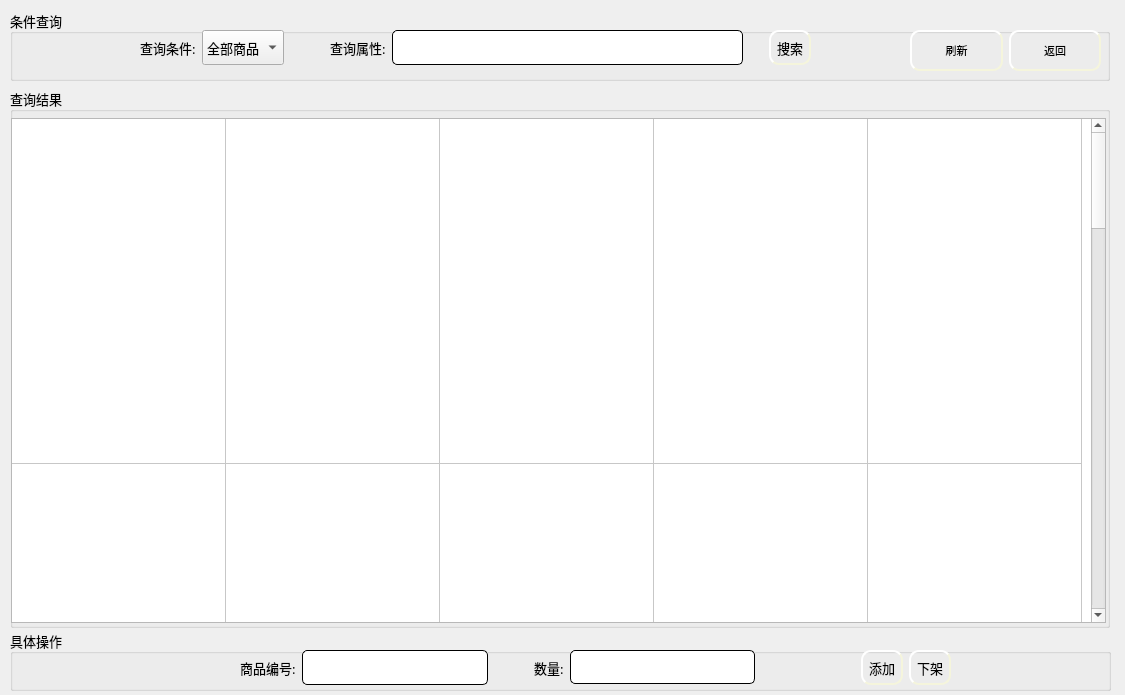
<?xml version="1.0" encoding="UTF-8"?>
<ui version="4.0">
 <class>HomeCommodity</class>
 <widget class="QWidget" name="HomeCommodity">
  <property name="geometry">
   <rect>
    <x>0</x>
    <y>0</y>
    <width>1125</width>
    <height>695</height>
   </rect>
  </property>
  <property name="windowTitle">
   <string>Form</string>
  </property>
  <widget class="QGroupBox" name="groupBox">
   <property name="geometry">
    <rect>
     <x>10</x>
     <y>10</y>
     <width>1100</width>
     <height>71</height>
    </rect>
   </property>
   <property name="font">
    <font>
     <family>楷体</family>
     <pointsize>10</pointsize>
    </font>
   </property>
   <property name="title">
    <string>条件查询</string>
   </property>
   <widget class="QWidget" name="layoutWidget">
    <property name="geometry">
     <rect>
      <x>130</x>
      <y>20</y>
      <width>671</width>
      <height>35</height>
     </rect>
    </property>
    <layout class="QGridLayout" name="gridLayout">
     <item row="0" column="0">
      <widget class="QLabel" name="label">
       <property name="text">
        <string>查询条件:</string>
       </property>
      </widget>
     </item>
     <item row="0" column="5">
      <spacer name="horizontalSpacer">
       <property name="orientation">
        <enum>Qt::Horizontal</enum>
       </property>
       <property name="sizeType">
        <enum>QSizePolicy::Fixed</enum>
       </property>
       <property name="sizeHint" stdset="0">
        <size>
         <width>20</width>
         <height>20</height>
        </size>
       </property>
      </spacer>
     </item>
     <item row="0" column="3">
      <widget class="QLabel" name="label_2">
       <property name="text">
        <string>查询属性:</string>
       </property>
      </widget>
     </item>
     <item row="0" column="1">
      <widget class="QComboBox" name="comboBox">
       <property name="sizePolicy">
        <sizepolicy hsizetype="Preferred" vsizetype="Preferred">
         <horstretch>0</horstretch>
         <verstretch>0</verstretch>
        </sizepolicy>
       </property>
       <item>
        <property name="text">
         <string>全部商品</string>
        </property>
       </item>
       <item>
        <property name="text">
         <string>商品编号</string>
        </property>
       </item>
       <item>
        <property name="text">
         <string>商品名称</string>
        </property>
       </item>
      </widget>
     </item>
     <item row="0" column="4">
      <widget class="QLineEdit" name="le_select">
       <property name="enabled">
        <bool>false</bool>
       </property>
       <property name="sizePolicy">
        <sizepolicy hsizetype="Expanding" vsizetype="Preferred">
         <horstretch>0</horstretch>
         <verstretch>0</verstretch>
        </sizepolicy>
       </property>
       <property name="styleSheet">
        <string notr="true">QLineEdit{
    border-style: outset;
    border-width: 1px;
    border-radius: 5px;

    min-width: 5em;
    padding: 6px;
}</string>
       </property>
      </widget>
     </item>
     <item row="0" column="6">
      <widget class="QPushButton" name="pb_select">
       <property name="sizePolicy">
        <sizepolicy hsizetype="Minimum" vsizetype="Preferred">
         <horstretch>0</horstretch>
         <verstretch>0</verstretch>
        </sizepolicy>
       </property>
       <property name="styleSheet">
        <string notr="true">QPushButton{
	background-image: url(:/ico/pb1.jpg);
    border-style: outset;
    border-width: 2px;
    border-radius: 10px;
    border-color: beige;
    min-width: 5em;
    padding: 6px;
}
QPushButton:hover
{
	
	background-image: url(:/ico/pb.jpg);
    border-style: inset;
}

QPushButton:pressed{
	
	background-image: url(:/ico/pb2.jpg);
    border-style: inset;
}


</string>
       </property>
       <property name="text">
        <string>搜索</string>
       </property>
      </widget>
     </item>
     <item row="0" column="2">
      <spacer name="horizontalSpacer_2">
       <property name="orientation">
        <enum>Qt::Horizontal</enum>
       </property>
       <property name="sizeType">
        <enum>QSizePolicy::Fixed</enum>
       </property>
       <property name="sizeHint" stdset="0">
        <size>
         <width>40</width>
         <height>20</height>
        </size>
       </property>
      </spacer>
     </item>
    </layout>
   </widget>
   <widget class="QWidget" name="">
    <property name="geometry">
     <rect>
      <x>900</x>
      <y>20</y>
      <width>191</width>
      <height>41</height>
     </rect>
    </property>
    <layout class="QGridLayout" name="gridLayout_9">
     <item row="0" column="0">
      <widget class="QPushButton" name="pb_break">
       <property name="sizePolicy">
        <sizepolicy hsizetype="Minimum" vsizetype="Preferred">
         <horstretch>0</horstretch>
         <verstretch>0</verstretch>
        </sizepolicy>
       </property>
       <property name="font">
        <font>
         <pointsize>8</pointsize>
        </font>
       </property>
       <property name="styleSheet">
        <string notr="true">QPushButton{
	background-image: url(:/ico/pb1.jpg);
    border-style: outset;
    border-width: 2px;
    border-radius: 10px;
    border-color: beige;
    min-width: 5em;
    padding: 6px;
}
QPushButton:hover
{
	
	background-image: url(:/ico/pb.jpg);
    border-style: inset;
}

QPushButton:pressed{
	
	background-image: url(:/ico/pb2.jpg);
    border-style: inset;
}


</string>
       </property>
       <property name="text">
        <string>刷新</string>
       </property>
      </widget>
     </item>
     <item row="0" column="1">
      <widget class="QPushButton" name="pb_ack">
       <property name="sizePolicy">
        <sizepolicy hsizetype="Minimum" vsizetype="Preferred">
         <horstretch>0</horstretch>
         <verstretch>0</verstretch>
        </sizepolicy>
       </property>
       <property name="font">
        <font>
         <pointsize>8</pointsize>
        </font>
       </property>
       <property name="styleSheet">
        <string notr="true">QPushButton{
	background-image: url(:/ico/pb1.jpg);
    border-style: outset;
    border-width: 2px;
    border-radius: 10px;
    border-color: beige;
    min-width: 5em;
    padding: 6px;
}
QPushButton:hover
{
	
	background-image: url(:/ico/pb.jpg);
    border-style: inset;
}

QPushButton:pressed{
	
	background-image: url(:/ico/pb2.jpg);
    border-style: inset;
}


</string>
       </property>
       <property name="text">
        <string>返回</string>
       </property>
      </widget>
     </item>
    </layout>
   </widget>
  </widget>
  <widget class="QGroupBox" name="groupBox_2">
   <property name="geometry">
    <rect>
     <x>10</x>
     <y>88</y>
     <width>1100</width>
     <height>540</height>
    </rect>
   </property>
   <property name="font">
    <font>
     <family>楷体</family>
     <pointsize>10</pointsize>
    </font>
   </property>
   <property name="title">
    <string>查询结果</string>
   </property>
   <widget class="QStackedWidget" name="stackedWidget">
    <property name="geometry">
     <rect>
      <x>1</x>
      <y>30</y>
      <width>1095</width>
      <height>505</height>
     </rect>
    </property>
    <property name="currentIndex">
     <number>0</number>
    </property>
    <widget class="QWidget" name="page">
     <widget class="QTableWidget" name="tableWidget">
      <property name="geometry">
       <rect>
        <x>0</x>
        <y>0</y>
        <width>1095</width>
        <height>505</height>
       </rect>
      </property>
      <property name="mouseTracking">
       <bool>false</bool>
      </property>
      <property name="tabletTracking">
       <bool>false</bool>
      </property>
      <property name="acceptDrops">
       <bool>false</bool>
      </property>
      <property name="showGrid">
       <bool>true</bool>
      </property>
      <property name="wordWrap">
       <bool>true</bool>
      </property>
      <property name="cornerButtonEnabled">
       <bool>true</bool>
      </property>
      <property name="rowCount">
       <number>5</number>
      </property>
      <property name="columnCount">
       <number>5</number>
      </property>
      <attribute name="horizontalHeaderVisible">
       <bool>false</bool>
      </attribute>
      <attribute name="horizontalHeaderDefaultSectionSize">
       <number>214</number>
      </attribute>
      <attribute name="verticalHeaderVisible">
       <bool>false</bool>
      </attribute>
      <attribute name="verticalHeaderDefaultSectionSize">
       <number>345</number>
      </attribute>
      <row/>
      <row/>
      <row/>
      <row/>
      <row/>
      <column/>
      <column/>
      <column/>
      <column/>
      <column/>
     </widget>
    </widget>
    <widget class="QWidget" name="page_2">
     <widget class="QGroupBox" name="groupBox_4">
      <property name="geometry">
       <rect>
        <x>320</x>
        <y>310</y>
        <width>531</width>
        <height>181</height>
       </rect>
      </property>
      <property name="title">
       <string>商品规格</string>
      </property>
      <widget class="QWidget" name="layoutWidget">
       <property name="geometry">
        <rect>
         <x>21</x>
         <y>20</y>
         <width>191</width>
         <height>71</height>
        </rect>
       </property>
       <layout class="QGridLayout" name="gridLayout_3">
        <item row="0" column="0">
         <widget class="QLabel" name="lb_old">
          <property name="sizePolicy">
           <sizepolicy hsizetype="Fixed" vsizetype="Preferred">
            <horstretch>0</horstretch>
            <verstretch>0</verstretch>
           </sizepolicy>
          </property>
          <property name="font">
           <font>
            <family>楷体</family>
            <pointsize>12</pointsize>
           </font>
          </property>
          <property name="text">
           <string>成本价:</string>
          </property>
         </widget>
        </item>
        <item row="0" column="1">
         <widget class="QLineEdit" name="le_old_price">
          <property name="enabled">
           <bool>false</bool>
          </property>
          <property name="sizePolicy">
           <sizepolicy hsizetype="Expanding" vsizetype="Preferred">
            <horstretch>0</horstretch>
            <verstretch>0</verstretch>
           </sizepolicy>
          </property>
         </widget>
        </item>
        <item row="1" column="0">
         <widget class="QLabel" name="lb_new">
          <property name="font">
           <font>
            <family>楷体</family>
            <pointsize>12</pointsize>
           </font>
          </property>
          <property name="text">
           <string>售价:</string>
          </property>
         </widget>
        </item>
        <item row="1" column="1">
         <widget class="QLineEdit" name="le_new_price">
          <property name="enabled">
           <bool>false</bool>
          </property>
          <property name="sizePolicy">
           <sizepolicy hsizetype="Expanding" vsizetype="Preferred">
            <horstretch>0</horstretch>
            <verstretch>0</verstretch>
           </sizepolicy>
          </property>
         </widget>
        </item>
       </layout>
      </widget>
     </widget>
     <widget class="QGroupBox" name="groupBox_5">
      <property name="geometry">
       <rect>
        <x>320</x>
        <y>10</y>
        <width>771</width>
        <height>291</height>
       </rect>
      </property>
      <property name="title">
       <string>商家评价</string>
      </property>
      <layout class="QGridLayout" name="gridLayout_5">
       <item row="0" column="0">
        <widget class="QTextBrowser" name="tb_evaluate"/>
       </item>
      </layout>
     </widget>
     <widget class="QGroupBox" name="groupBox_6">
      <property name="geometry">
       <rect>
        <x>10</x>
        <y>10</y>
        <width>291</width>
        <height>481</height>
       </rect>
      </property>
      <property name="title">
       <string>商品详情</string>
      </property>
      <widget class="QWidget" name="layoutWidget_2">
       <property name="geometry">
        <rect>
         <x>20</x>
         <y>370</y>
         <width>153</width>
         <height>31</height>
        </rect>
       </property>
       <layout class="QGridLayout" name="gridLayout_4">
        <item row="0" column="0">
         <widget class="QLabel" name="label_7">
          <property name="text">
           <string>浏览次数:</string>
          </property>
         </widget>
        </item>
        <item row="0" column="1">
         <widget class="QLabel" name="lb_call">
          <property name="text">
           <string/>
          </property>
         </widget>
        </item>
       </layout>
      </widget>
      <widget class="QWidget" name="layoutWidget_4">
       <property name="geometry">
        <rect>
         <x>20</x>
         <y>420</y>
         <width>179</width>
         <height>41</height>
        </rect>
       </property>
       <layout class="QGridLayout" name="gridLayout_6">
        <item row="0" column="0">
         <widget class="QLabel" name="label_5">
          <property name="font">
           <font>
            <family>黑体</family>
            <pointsize>20</pointsize>
           </font>
          </property>
          <property name="text">
           <string>评分:</string>
          </property>
         </widget>
        </item>
        <item row="0" column="1">
         <widget class="QLabel" name="label_6">
          <property name="font">
           <font>
            <family>黑体</family>
            <pointsize>20</pointsize>
           </font>
          </property>
          <property name="text">
           <string>4.8/5</string>
          </property>
          <property name="alignment">
           <set>Qt::AlignCenter</set>
          </property>
         </widget>
        </item>
       </layout>
      </widget>
      <widget class="QLabel" name="lb_head">
       <property name="geometry">
        <rect>
         <x>20</x>
         <y>30</y>
         <width>250</width>
         <height>250</height>
        </rect>
       </property>
       <property name="styleSheet">
        <string notr="true">background-color: rgb(255, 255, 255);</string>
       </property>
       <property name="text">
        <string/>
       </property>
      </widget>
      <widget class="QWidget" name="layoutWidget_3">
       <property name="geometry">
        <rect>
         <x>21</x>
         <y>290</y>
         <width>251</width>
         <height>71</height>
        </rect>
       </property>
       <layout class="QGridLayout" name="gridLayout_7">
        <item row="0" column="0">
         <widget class="QLabel" name="label_8">
          <property name="sizePolicy">
           <sizepolicy hsizetype="Fixed" vsizetype="Preferred">
            <horstretch>0</horstretch>
            <verstretch>0</verstretch>
           </sizepolicy>
          </property>
          <property name="font">
           <font>
            <family>楷体</family>
            <pointsize>12</pointsize>
           </font>
          </property>
          <property name="text">
           <string>商品编号:</string>
          </property>
         </widget>
        </item>
        <item row="0" column="1">
         <widget class="QLineEdit" name="le_sid">
          <property name="enabled">
           <bool>false</bool>
          </property>
          <property name="sizePolicy">
           <sizepolicy hsizetype="Expanding" vsizetype="Preferred">
            <horstretch>0</horstretch>
            <verstretch>0</verstretch>
           </sizepolicy>
          </property>
         </widget>
        </item>
        <item row="1" column="0">
         <widget class="QLabel" name="label_9">
          <property name="font">
           <font>
            <family>楷体</family>
            <pointsize>12</pointsize>
           </font>
          </property>
          <property name="text">
           <string>商品名称:</string>
          </property>
         </widget>
        </item>
        <item row="1" column="1">
         <widget class="QLineEdit" name="le_name">
          <property name="enabled">
           <bool>false</bool>
          </property>
          <property name="sizePolicy">
           <sizepolicy hsizetype="Expanding" vsizetype="Preferred">
            <horstretch>0</horstretch>
            <verstretch>0</verstretch>
           </sizepolicy>
          </property>
         </widget>
        </item>
       </layout>
      </widget>
     </widget>
     <widget class="QLabel" name="lb_id">
      <property name="geometry">
       <rect>
        <x>138</x>
        <y>301</y>
        <width>16</width>
        <height>23</height>
       </rect>
      </property>
      <property name="font">
       <font>
        <pointsize>12</pointsize>
       </font>
      </property>
      <property name="text">
       <string/>
      </property>
     </widget>
     <widget class="QLabel" name="lb_name">
      <property name="geometry">
       <rect>
        <x>138</x>
        <y>339</y>
        <width>16</width>
        <height>23</height>
       </rect>
      </property>
      <property name="font">
       <font>
        <pointsize>12</pointsize>
       </font>
      </property>
      <property name="text">
       <string/>
      </property>
     </widget>
     <widget class="QWidget" name="layoutWidget">
      <property name="geometry">
       <rect>
        <x>861</x>
        <y>371</y>
        <width>221</width>
        <height>121</height>
       </rect>
      </property>
      <layout class="QGridLayout" name="gridLayout_8">
       <item row="0" column="0">
        <widget class="QPushButton" name="pb_addhead">
         <property name="sizePolicy">
          <sizepolicy hsizetype="Preferred" vsizetype="Preferred">
           <horstretch>0</horstretch>
           <verstretch>0</verstretch>
          </sizepolicy>
         </property>
         <property name="text">
          <string>上传图片</string>
         </property>
        </widget>
       </item>
       <item row="0" column="1">
        <widget class="QPushButton" name="pb_setinfo">
         <property name="sizePolicy">
          <sizepolicy hsizetype="Preferred" vsizetype="Preferred">
           <horstretch>0</horstretch>
           <verstretch>0</verstretch>
          </sizepolicy>
         </property>
         <property name="text">
          <string>修改信息</string>
         </property>
        </widget>
       </item>
       <item row="1" column="0">
        <widget class="QPushButton" name="pb_cancel">
         <property name="sizePolicy">
          <sizepolicy hsizetype="Preferred" vsizetype="Preferred">
           <horstretch>0</horstretch>
           <verstretch>0</verstretch>
          </sizepolicy>
         </property>
         <property name="text">
          <string>取消</string>
         </property>
        </widget>
       </item>
       <item row="1" column="1">
        <widget class="QPushButton" name="pb_ok">
         <property name="sizePolicy">
          <sizepolicy hsizetype="Preferred" vsizetype="Preferred">
           <horstretch>0</horstretch>
           <verstretch>0</verstretch>
          </sizepolicy>
         </property>
         <property name="text">
          <string>确认</string>
         </property>
        </widget>
       </item>
      </layout>
     </widget>
    </widget>
   </widget>
  </widget>
  <widget class="QGroupBox" name="groupBox_3">
   <property name="geometry">
    <rect>
     <x>10</x>
     <y>630</y>
     <width>1101</width>
     <height>61</height>
    </rect>
   </property>
   <property name="font">
    <font>
     <family>楷体</family>
     <pointsize>10</pointsize>
    </font>
   </property>
   <property name="title">
    <string>具体操作</string>
   </property>
   <widget class="QWidget" name="layoutWidget">
    <property name="geometry">
     <rect>
      <x>230</x>
      <y>20</y>
      <width>711</width>
      <height>35</height>
     </rect>
    </property>
    <layout class="QGridLayout" name="gridLayout_2">
     <item row="0" column="0">
      <widget class="QLabel" name="label_3">
       <property name="sizePolicy">
        <sizepolicy hsizetype="Fixed" vsizetype="Preferred">
         <horstretch>0</horstretch>
         <verstretch>0</verstretch>
        </sizepolicy>
       </property>
       <property name="text">
        <string>商品编号:</string>
       </property>
      </widget>
     </item>
     <item row="0" column="1">
      <widget class="QLineEdit" name="le_id">
       <property name="sizePolicy">
        <sizepolicy hsizetype="Preferred" vsizetype="Preferred">
         <horstretch>0</horstretch>
         <verstretch>0</verstretch>
        </sizepolicy>
       </property>
       <property name="styleSheet">
        <string notr="true">QLineEdit{
    border-style: outset;
    border-width: 1px;
    border-radius: 5px;

    min-width: 5em;
    padding: 6px;
}</string>
       </property>
      </widget>
     </item>
     <item row="0" column="2">
      <spacer name="horizontalSpacer_4">
       <property name="orientation">
        <enum>Qt::Horizontal</enum>
       </property>
       <property name="sizeType">
        <enum>QSizePolicy::Fixed</enum>
       </property>
       <property name="sizeHint" stdset="0">
        <size>
         <width>40</width>
         <height>20</height>
        </size>
       </property>
      </spacer>
     </item>
     <item row="0" column="3">
      <widget class="QLabel" name="label_4">
       <property name="sizePolicy">
        <sizepolicy hsizetype="Fixed" vsizetype="Preferred">
         <horstretch>0</horstretch>
         <verstretch>0</verstretch>
        </sizepolicy>
       </property>
       <property name="text">
        <string>数量:</string>
       </property>
      </widget>
     </item>
     <item row="0" column="4">
      <widget class="QLineEdit" name="le_num">
       <property name="sizePolicy">
        <sizepolicy hsizetype="Preferred" vsizetype="Fixed">
         <horstretch>0</horstretch>
         <verstretch>0</verstretch>
        </sizepolicy>
       </property>
       <property name="styleSheet">
        <string notr="true">QLineEdit{
    border-style: outset;
    border-width: 1px;
    border-radius: 5px;

    min-width: 5em;
    padding: 6px;
}</string>
       </property>
      </widget>
     </item>
     <item row="0" column="5">
      <spacer name="horizontalSpacer_3">
       <property name="orientation">
        <enum>Qt::Horizontal</enum>
       </property>
       <property name="sizeType">
        <enum>QSizePolicy::Fixed</enum>
       </property>
       <property name="sizeHint" stdset="0">
        <size>
         <width>100</width>
         <height>20</height>
        </size>
       </property>
      </spacer>
     </item>
     <item row="0" column="6">
      <widget class="QPushButton" name="pb_add">
       <property name="sizePolicy">
        <sizepolicy hsizetype="Fixed" vsizetype="Preferred">
         <horstretch>0</horstretch>
         <verstretch>0</verstretch>
        </sizepolicy>
       </property>
       <property name="styleSheet">
        <string notr="true">QPushButton{
	background-image: url(:/ico/pb1.jpg);
    border-style: outset;
    border-width: 2px;
    border-radius: 10px;
    border-color: beige;
    min-width: 5em;
    padding: 6px;
}
QPushButton:hover
{
	
	background-image: url(:/ico/pb.jpg);
    border-style: inset;
}

QPushButton:pressed{
	
	background-image: url(:/ico/pb2.jpg);
    border-style: inset;
}


</string>
       </property>
       <property name="text">
        <string>添加</string>
       </property>
      </widget>
     </item>
     <item row="0" column="7">
      <widget class="QPushButton" name="pb_delete">
       <property name="sizePolicy">
        <sizepolicy hsizetype="Fixed" vsizetype="Preferred">
         <horstretch>0</horstretch>
         <verstretch>0</verstretch>
        </sizepolicy>
       </property>
       <property name="styleSheet">
        <string notr="true">QPushButton{
	background-image: url(:/ico/pb1.jpg);
    border-style: outset;
    border-width: 2px;
    border-radius: 10px;
    border-color: beige;
    min-width: 5em;
    padding: 6px;
}
QPushButton:hover
{
	
	background-image: url(:/ico/pb.jpg);
    border-style: inset;
}

QPushButton:pressed{
	
	background-image: url(:/ico/pb2.jpg);
    border-style: inset;
}


</string>
       </property>
       <property name="text">
        <string>下架</string>
       </property>
      </widget>
     </item>
    </layout>
   </widget>
  </widget>
 </widget>
 <resources/>
 <connections/>
</ui>
